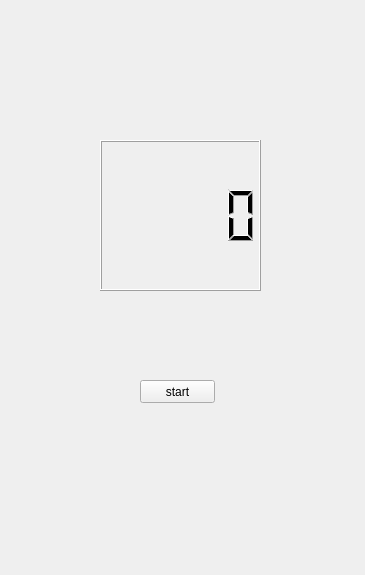
<?xml version="1.0" encoding="UTF-8"?>
<ui version="4.0">
 <class>threadWidget</class>
 <widget class="QWidget" name="threadWidget">
  <property name="geometry">
   <rect>
    <x>0</x>
    <y>0</y>
    <width>365</width>
    <height>575</height>
   </rect>
  </property>
  <property name="windowTitle">
   <string>threadWidget</string>
  </property>
  <widget class="QLCDNumber" name="lcdNumber">
   <property name="geometry">
    <rect>
     <x>100</x>
     <y>140</y>
     <width>161</width>
     <height>151</height>
    </rect>
   </property>
  </widget>
  <widget class="QPushButton" name="pushButton">
   <property name="geometry">
    <rect>
     <x>140</x>
     <y>380</y>
     <width>75</width>
     <height>23</height>
    </rect>
   </property>
   <property name="text">
    <string>start</string>
   </property>
  </widget>
 </widget>
 <resources/>
 <connections/>
</ui>
